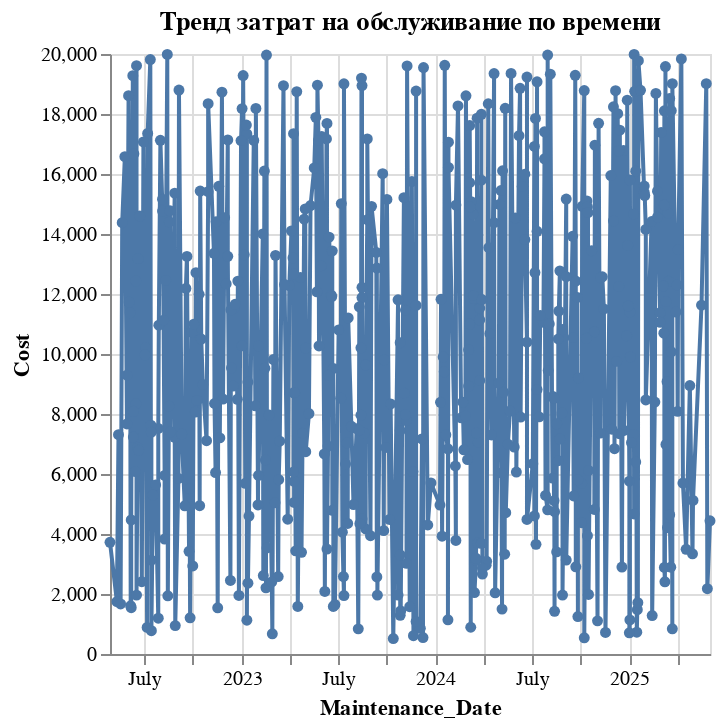

The notebook cell this image was saved under:
### Markdown cell above
Линейный график с трендом затрат по времени

### Code cell
import altair as alt

line_chart = alt.Chart(merged_df).mark_line(point=True).encode(
    x='Maintenance_Date:T',
    y='Cost:Q',
    tooltip=['Maintenance_Date:T', 'Cost:Q']
).properties(
    title='Тренд затрат на обслуживание по времени'
)

line_chart

### Figure 1 — Vega-Lite specification as saved in the notebook (floating-point values rounded to 4 significant figures; data arrays with more than 128 entries replaced by an {"elided": "..."} marker saying what was removed)
{"config": {"view": {"continuousWidth": 300, "continuousHeight": 300}}, "data": {"name": "data-a385547106976cdf39349c81e4baf4a6"}, "mark": {"type": "line", "point": true}, "encoding": {"tooltip": [{"field": "Maintenance_Date", "type": "temporal"}, {"field": "Cost", "type": "quantitative"}], "x": {"field": "Maintenance_Date", "type": "temporal"}, "y": {"field": "Cost", "type": "quantitative"}}, "title": "Тренд затрат на обслуживание по времени", "$schema": "https://vega.github.io/schema/vega-lite/v5.20.1.json", "datasets": {"data-a385547106976cdf39349c81e4baf4a6": {"elided": "500 records"}}}
